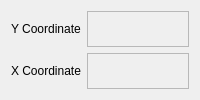
          <widget class="QWidget" name="tab_7">
           <attribute name="title">
            <string>Fourier Approximation</string>
           </attribute>
           <layout class="QGridLayout" name="gridLayout_18">
            <item row="2" column="2">
             <widget class="QFrame" name="f_x_sample">
              <property name="sizePolicy">
               <sizepolicy hsizetype="Expanding" vsizetype="Preferred">
                <horstretch>0</horstretch>
                <verstretch>0</verstretch>
               </sizepolicy>
              </property>
              <property name="frameShape">
               <enum>QFrame::StyledPanel</enum>
              </property>
              <property name="frameShadow">
               <enum>QFrame::Raised</enum>
              </property>
             </widget>
            </item>
            <item row="0" column="2">
             <widget class="QFrame" name="f_y_sample">
              <property name="sizePolicy">
               <sizepolicy hsizetype="Expanding" vsizetype="Preferred">
                <horstretch>0</horstretch>
                <verstretch>0</verstretch>
               </sizepolicy>
              </property>
              <property name="frameShape">
               <enum>QFrame::StyledPanel</enum>
              </property>
              <property name="frameShadow">
               <enum>QFrame::Raised</enum>
              </property>
             </widget>
            </item>
            <item row="0" column="1">
             <widget class="QLabel" name="label_41">
              <property name="sizePolicy">
               <sizepolicy hsizetype="Minimum" vsizetype="Preferred">
                <horstretch>0</horstretch>
                <verstretch>0</verstretch>
               </sizepolicy>
              </property>
              <property name="text">
               <string>Y Coordinate</string>
              </property>
             </widget>
            </item>
            <item row="2" column="1">
             <widget class="QLabel" name="label_40">
              <property name="sizePolicy">
               <sizepolicy hsizetype="Minimum" vsizetype="Preferred">
                <horstretch>0</horstretch>
                <verstretch>0</verstretch>
               </sizepolicy>
              </property>
              <property name="text">
               <string>X Coordinate</string>
              </property>
             </widget>
            </item>
           </layout>
          </widget>
